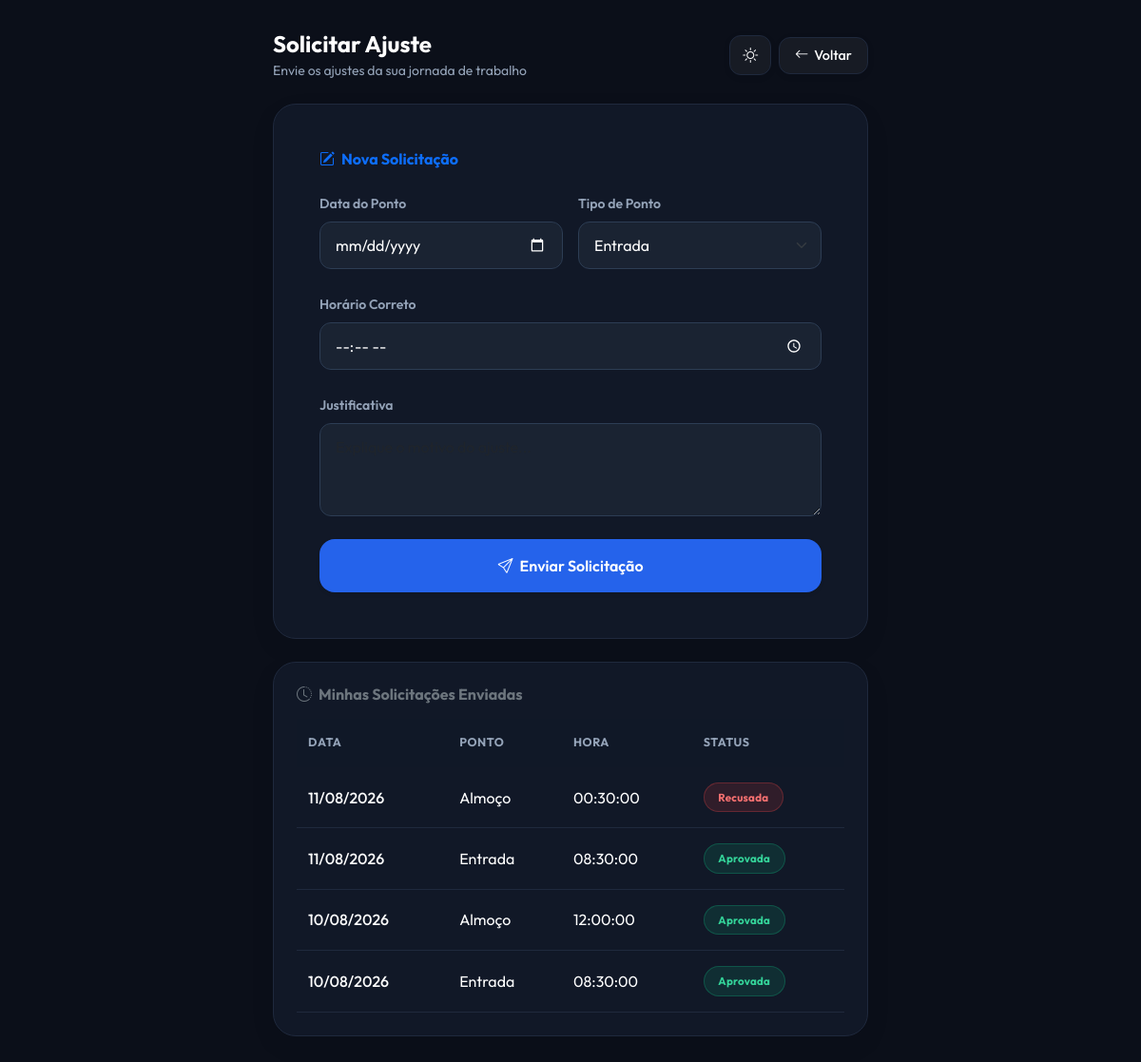
The app's page /solicitar-correcao (signed in) with its own data.
### app.py (models this page shows)
class SolicitacaoCorrecao(db.Model):
    id = db.Column(db.Integer, primary_key=True)
    data_ponto = db.Column(db.String(10), nullable=False)  # DD/MM/YYYY
    tipo_ponto = db.Column(db.String(20), nullable=False)
    hora_correta = db.Column(db.String(8), nullable=False)
    justificativa = db.Column(db.Text, nullable=False)
    status = db.Column(db.String(20), default="Pendente")
    data_solicitacao = db.Column(db.DateTime, default=lambda: datetime.now(ZoneInfo("America/Sao_Paulo")))
    usuario_id = db.Column(db.Integer, db.ForeignKey("usuario.id"), nullable=False)

### app.py (the view, shortened to what this page needs)
@app.route("/solicitar-correcao", methods=["GET", "POST"])
@login_required
def solicitar_correcao():
    hoje = datetime.now(ZoneInfo("America/Sao_Paulo")).date()
    minhas_solicitacoes = SolicitacaoCorrecao.query.filter_by(
        usuario_id=current_user.id
    ).order_by(SolicitacaoCorrecao.id.desc()).all()
    return render_template(
        "solicitar_correcao.html",
        solicitacoes=minhas_solicitacoes,
        data_hoje=hoje.strftime("%Y-%m-%d")
    )

### app.py (called while the page is built)
def eh_dia_util(data_obj):
    return data_obj.weekday() < 5

@login_manager.user_loader
def load_user(user_id):
    return Usuario.query.get(int(user_id))

def identificar_pontos_faltantes(registros_do_dia):
    tipos_batidos = [
        getattr(p, "tipo", getattr(p, "tipo_ponto", ""))
        for p in registros_do_dia
    ]
    faltantes = [p for p in PONTOS_OBRIGATORIOS if p not in tipos_batidos]
    return faltantes

@app.context_processor
def inject_notifications():
    try:
        if current_user and current_user.is_authenticated:
            notifs = obter_notificacoes_usuario(current_user.id)
            return dict(
                notificacoes_usuario=notifs, total_notificacoes=len(notifs)
            )
    except Exception:
        pass
    return dict(notificacoes_usuario=[], total_notificacoes=0)

### templates/solicitar_correcao.html (shortened to what this page needs)
<!DOCTYPE html>
<html lang="pt-br" data-theme="dark">
<head>
    <link href="https://cdn.jsdelivr.net/npm/bootstrap@5.3.0/dist/css/bootstrap.min.css" rel="stylesheet">
    <link href="https://cdn.jsdelivr.net/npm/bootstrap-icons@1.10.5/font/bootstrap-icons.css" rel="stylesheet">
</head>
<body>
    <div class="container fade-in-up" style="max-width: 650px;">
        <div class="d-flex justify-content-between align-items-center mb-4">
            <div>
                <h4 class="fw-bold m-0">Solicitar Ajuste</h4>
                <span class="text-muted small">Envie os ajustes da sua jornada de trabalho</span>
            </div>
            <div class="d-flex align-items-center gap-2">
                <button class="nav-btn btn-theme" id="themeToggle" title="Mudar Tema">
                    <i class="bi bi-sun" id="themeIcon"></i>
                </button>
                <a href="{{ url_for('index') }}" class="nav-btn">
                    <i class="bi bi-arrow-left"></i> Voltar
                </a>
            </div>
        </div>
        <div class="custom-card p-4 p-md-5 mb-4">
            <h6 class="fw-bold mb-4 text-primary">
                <i class="bi bi-pencil-square me-1"></i> Nova Solicitação
            </h6>
            <form action="{{ url_for('solicitar_correcao') }}" method="POST">
                <div class="row g-3">
                    <div class="col-md-6 mb-2">
                        <label class="form-label fw-semibold small text-muted">Data do Ponto</label>
                        <input type="date"
                               name="data_ponto"
                               class="form-control"
                               value="{{ request.args.get('data', '') }}"
                               max="{{ data_hoje }}"
                               required>
                    </div>
                    <div class="col-md-6 mb-2">
                        <label class="form-label fw-semibold small text-muted">Tipo de Ponto</label>
                        <select name="tipo_ponto" class="form-select" required>
                            <option value="Entrada">Entrada</option>
                        </select>
                    </div>
                    <div class="col-md-12 mb-2">
                        <label class="form-label fw-semibold small text-muted">Horário Correto</label>
                        <input type="time" name="hora_correta" class="form-control" required>
                    </div>
                    <div class="col-md-12 mb-3">
                        <label class="form-label fw-semibold small text-muted">Justificativa</label>
                        <textarea name="justificativa" class="form-control" rows="3" placeholder="Explique o motivo do ajuste..." required></textarea>
                    </div>
                </div>
                <button type="submit" class="btn btn-submit w-100 py-3 rounded-4 fw-semibold shadow-sm mt-2">
                    <i class="bi bi-send me-1"></i> Enviar Solicitação
                </button>
            </form>
        </div>
        <div class="custom-card p-4">
            <h6 class="fw-bold mb-3 text-secondary">
                <i class="bi bi-clock-history me-1"></i> Minhas Solicitações Enviadas
            </h6>
            <div class="table-responsive">
                <table class="table align-middle mb-0">
                    <thead class="text-muted small">
                        <tr>
                            <th class="border-0">Data</th>
                            <th class="border-0">Ponto</th>
                            <th class="border-0">Hora</th>
                            <th class="border-0">Status</th>
                        </tr>
                    </thead>
                    <tbody>
                        {% for s in solicitacoes %}
                        <tr>
                            <td class="fw-medium">{{ s.data_ponto }}</td>
                            <td>{{ s.tipo_ponto }}</td>
                            <td>{{ s.hora_correta }}</td>
                            <td>
                                {% if s.status == 'Pendente' %}
                                    <span class="status-pill pendente">Pendente</span>
                                {% elif s.status == 'Aprovada' %}
                                    <span class="status-pill aprovada">Aprovada</span>
                                {% else %}
                                    <span class="status-pill recusada">Recusada</span>
                                {% endif %}
                            </td>
                        </tr>
                        {% else %}
                        <tr>
                            <td colspan="4" class="text-center text-muted py-4">Nenhuma solicitação enviada ainda.</td>
                        </tr>
                        {% endfor %}
                    </tbody>
                </table>
            </div>
        </div>
    </div>
</body>
</html>

### templates/solicitar_correcao.html (style rules this page uses)
[data-theme="dark"] { --bg-dark: #0b0f19; --card-bg: #111827; --card-border: #1f293d; --text-main: #ffffff; --text-muted: #94a3b8; --input-bg: #1a2332; --input-border: #2d3d54; --input-text: #ffffff; --blue-accent: #2563eb; --blue-hover: #1d4ed8; --blue-glow: rgba(37, 99, 235, 0.25); --nav-btn-bg: rgba(255, 255, 255, 0.05); --nav-btn-hover: rgba(255, 255, 255, 0.12); --btn-submit-bg: #2563eb; --btn-submit-hover: #1d4ed8; --btn-submit-text: #ffffff; }
:root { --radius-main: 24px; --radius-btn: 12px; }
body { font-family: 'Outfit', sans-serif; background-color: var(--bg-dark); color: var(--text-main); min-height: 100vh; padding: 2rem 1rem; transition: background-color 0.3s ease, color 0.3s ease; }
.text-muted { color: var(--text-muted) !important; }
.fade-in-up { animation: fadeInUp 0.5s cubic-bezier(0.16, 1, 0.3, 1) forwards; }
.nav-btn { background: var(--nav-btn-bg); border: 1px solid var(--card-border); color: var(--text-main); padding: 0.5rem 1rem; border-radius: var(--radius-btn); font-size: 0.9rem; font-weight: 500; text-decoration: none; display: inline-flex; align-items: center; gap: 6px; transition: all 0.2s ease; cursor: pointer; box-shadow: 0 2px 8px rgba(0, 0, 0, 0.05); }
.btn-theme { padding: 0.5rem 0.8rem; font-size: 1rem; }
.custom-card { background: var(--card-bg); border: 1px solid var(--card-border); border-radius: var(--radius-main); box-shadow: 0 10px 30px rgba(0, 0, 0, 0.05); transition: background-color 0.3s ease, border-color 0.3s ease; }
.form-control, .form-select { border-radius: 12px; border: 1px solid var(--input-border); background-color: var(--input-bg); color: var(--input-text); padding: 0.75rem 1rem; transition: all 0.2s ease; }
.btn-submit { background-color: var(--btn-submit-bg); color: var(--btn-submit-text); border: none; transition: all 0.2s ease; }
.table { --bs-table-bg: transparent; --bs-table-striped-bg: transparent; --bs-table-hover-bg: rgba(148, 163, 184, 0.05); --bs-table-accent-bg: transparent; color: var(--text-main); border-collapse: separate; border-spacing: 0; }
.table > :not(caption) > * > * { padding: 1rem 0.75rem; background-color: transparent !important; color: var(--text-main); border-bottom-color: var(--card-border); }
.table thead th { color: var(--text-muted) !important; background: rgba(15, 23, 42, 0.35) !important; border-bottom: 1px solid var(--card-border); font-size: 0.78rem; letter-spacing: 0.04em; text-transform: uppercase; font-weight: 700; }
.status-pill { display: inline-flex; align-items: center; justify-content: center; padding: 0.38rem 0.9rem; border-radius: 999px; font-size: 0.72rem; font-weight: 700; letter-spacing: 0.02em; border: 1px solid transparent; }
.status-pill.aprovada { background: rgba(16, 185, 129, 0.14); color: #34d399; border-color: rgba(16, 185, 129, 0.28); }
.status-pill.recusada { background: rgba(239, 68, 68, 0.14); color: #f87171; border-color: rgba(239, 68, 68, 0.28); }

### records on screen
SolicitacaoCorrecao: data_ponto "11/08/2026", tipo_ponto "Almoço", hora_correta "00:30:00", status "Recusada"
SolicitacaoCorrecao: data_ponto "11/08/2026", tipo_ponto "Entrada", hora_correta "08:30:00", status "Aprovada"
SolicitacaoCorrecao: data_ponto "10/08/2026", tipo_ponto "Almoço", hora_correta "12:00:00", status "Aprovada"
SolicitacaoCorrecao: data_ponto "10/08/2026", tipo_ponto "Entrada", hora_correta "08:30:00", status "Aprovada"
